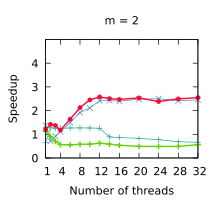

Recreate this plot in gnuplot.
set title "m = 2"
set terminal pdf size 2.2,2.0
set output "./results/Compactions_n___4,194,304,_m___2.pdf"
set key off
set xrange [1:32]
set xtics (1, 4, 8, 12, 16, 20, 24, 28, 32)
set xlabel "Number of threads"
set yrange [0:5]
set ytics (0, 1, 2, 3, 4)
set ylabel "Speedup"
plot './results/Compactions_n___4,194,304,_m___2.dat' using 1:2 title "Outer parallelism" pointsize 0.7 lw 1 pt 1 linecolor rgb "#24A793" with linespoints, \
  './results/Compactions_n___4,194,304,_m___2.dat' using 1:3 title "Inner parallelism" pointsize 0.7 lw 1 pt 2 linecolor rgb "#5287C6" with linespoints, \
  './results/Compactions_n___4,194,304,_m___2.dat' using 1:4 title "Multi-atomics 64" pointsize 0.7 lw 2 pt 1 linecolor rgb "#64D000" with linespoints, \
  './results/Compactions_n___4,194,304,_m___2.dat' using 1:5 title "WorkAssisting" pointsize 0.4 lw 2 pt 7 linecolor rgb "#F40A35" with linespoints
